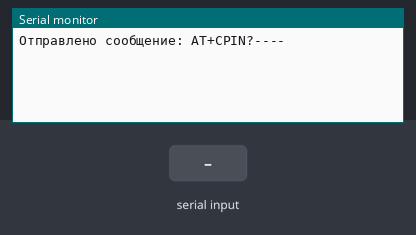
Simulated run of this sketch. Board: Arduino Uno, built with avr-gcc and run on an emulated ATmega328P. Shown: the last lines printed to the serial monitor. Inputs (shaded band) come from the test bench. The modem accepts every AT command (registered, SIM ready, sends succeed) and sends nothing else.

Above: at 14.2 s.
14.3 s: "OKCONNECT,1\n" received over the second serial link
At 15.0 s:
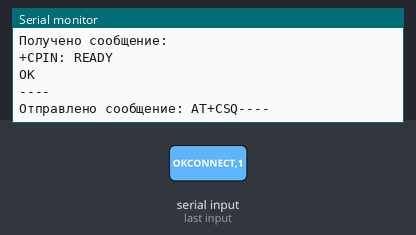
16.9 s: "CLOSED,1\n" received over the second serial link
At 18.9 s:
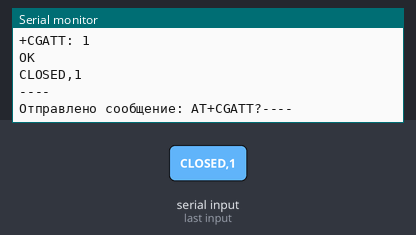
19.4 s: "OKCONNECT,150\n" received over the second serial link
At 22.0 s:
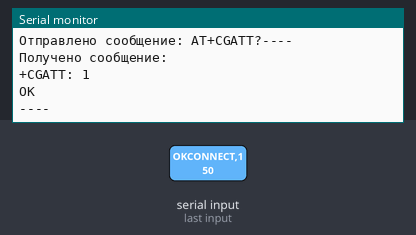
22.1 s: "CLOSED,150\n" received over the second serial link
At 24.3 s:
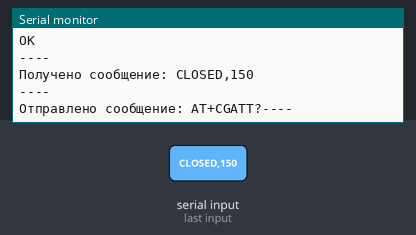
24.7 s: "+CPIN: READY OK\n" received over the second serial link
At 26.9 s:
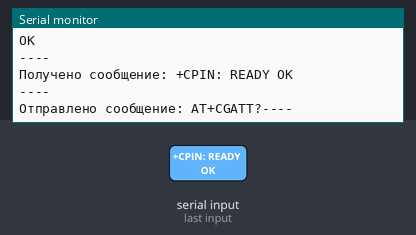
27.4 s: "+CREG: 0,1 OK\n" received over the second serial link
At 29.6 s:
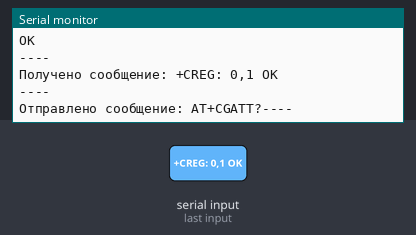

The sketch:

TestSim800L.ino
```cpp
#include "machinestate.h"

#include <SoftwareSerial.h>
SoftwareSerial gprsSerial(6, 5);  // RX, TX

bool StateSim = false;
bool StateGsm = false;
bool StateServerConnect = false;

void restartModul() {
  gprsSerial.println("AT+CFUN=1,1");
  delay(5000);
}
void gsmConnect() {
  gprsSerial.println("AT+CPIN?");
  if (!serviceMessageHandler() == "+CPIN: READY OK")
    return;
  gprsSerial.println("AT+CSQ");
  gprsSerial.println("AT+CREG?");
  if (!serviceMessageHandler() == "+CREG: 0,1 OK")
    return;
  gprsSerial.println("AT+CGATT?");
  if (!serviceMessageHandler() == "+CGATT: 1 OK")
    return;
  StateSim = true;
}
void gprsConnect() {}
void serverConnect() {}

String recivMsg() {
  while (!gprsSerial.available()) {
  }
  delay(200);
  return gprsSerial.readString();
 /* while (true) {
    if (gprsSerial.available()) {
      delay(200);
      return gprsSerial.readString();
    }
  }*/
}

String serviceMessageHandler() {
  String msg = recivMsg();
  msg.replace("\r\n\r\n", " ");
  msg.replace("\r\n", "");
  Serial.println(msg);
  return msg;
}
void serverMessageHandler(String msg) {}
void messageParser(String msg) {
  if (msg[0] == '\r' && msg[1] == '\n') {}
  //значит все ппц сломалось
}


bool chekConnectServer = false;
bool connectToGprs() {
  delay(2000);
  char stop[] = { '+', '+', '+' };
  Serial.println("Begin connect...");
  gprsSerial.write(stop);
  delay(2000);
  gprsSerial.println("AT+CFUN=1,1");
  delay(2000);
  gprsSerial.println("ATZ0");
  delay(2000);
  gprsSerial.println("AT+CIPSHUT");
  delay(2000);
  gprsSerial.println("AT+CIPSTATUS");
  delay(2000);
  gprsSerial.println("AT+CIPMUX=0");
  delay(2000);
  gprsSerial.println("AT+SAPBR=3,1,\"CONTYPE\",\"GPRS\"");
  delay(2000);
  gprsSerial.println("AT+SAPBR=3,1,\"APN\",\"internet.mts.ru\"");
  delay(2000);
  gprsSerial.println("AT+SAPBR=3,1,\"USER\",\"mts\"");
  delay(2000);
  gprsSerial.println("AT+SAPBR=3,1,\"PWD\",\"mts\"");
  delay(2000);
  gprsSerial.println("AT+SAPBR=1,1");
  delay(2000);
  gprsSerial.println("AT+CIPMODE=1");
  delay(2000);
  while (gprsSerial.available()) gprsSerial.read();
  gprsSerial.println("AT+CIPSTART=\"TCP\",\"83.69.9.128\",11111");
  delay(5000);
  //delay(10000);
  Serial.println("End connect... Handl status connecting...");

  while (true) {
    String data = "";
    if (gprsSerial.available()) {
      data = gprsSerial.readString();
      data.replace("\r", "");
      data.replace("\n", "");
      Serial.println(data);
    }
    if (data != "" && data == "OKCONNECT") {
      //успешно подключились
      gprsSerial.print("ArduinkO законнектилось");
      Serial.println("good!");
      chekConnectServer = true;
      return true;
    }
    if (data != "" && data == "CLOSED") {
      //удаленный сервер закрыл соединение
      chekConnectServer = false;
      Serial.println("error");
      return false;
    }
    if (data != "" && data == "STATE: TCP CLOSEDCONNECT FAIL") {
      //не удалось подключится к удаленному серверу
      chekConnectServer = false;
      Serial.println("error");
      return false;
    }
  }


  chekConnectServer = false;
  return false;
}


void StringByteToSerial(String str) {
  Serial.println("");
  Serial.println("__________________");
  for (int i = 0; i < str.length(); i++) {
    Serial.print((byte)str[i]);
    Serial.print(" ");
  }
  Serial.println("__________________");
}


MachineState ms;

void setup() {
  Serial.begin(19200);  //Скорость порта для связи Arduino с компьютером
  //Serial.println("Goodnight moon!");
  gprsSerial.begin(19200);  //Скорость порта для связи Arduino с GSM модулем
  //mySerial.println("AT");

  delay(3000);
  gprsSerial.println("AT+CFUN=1,1");
  delay(10000);

  while (gprsSerial.available())
  {
    gprsSerial.read();
  }
}

void loop() {

  //while(!chekConnectServer) connectToGprs();

  //String msg;
  //while(gprsSerial.available())
  //{
  //if(gprsSerial.find("+CPIN: READY")) Serial.print("Sim ready!")
  // Serial.print(gprsSerial.parseInt(',','\r\n'));
  //String d = gprsSerial.readString();
  //StringByteToSerial(d);
  // d.replace("\r\n\r\n"," ");
  //d.replace("\r\n","");
  //Serial.println(d);
  //Serial.write(gprsSerial.read());

  //}
  //gsmConnect();
  //if (StateSim)
    //Serial.println("Gsm good!");
    String a = "";
    if(gprsSerial.available())
    {
      delay(200);
        a = gprsSerial.readString();
        Serial.println("Получено сообщение: "+a+"----");
    }
    a = ms.doSomething(a);

    if(a != "")
    {
      Serial.println("Отправлено сообщение: "+a+"----");
      gprsSerial.println(a);
    }

  if (Serial.available()) {
    gprsSerial.write(Serial.read());
  }
}
```

machinestate.cpp
```cpp
#include "machinestate.h"
#include "stateSimReady.h"

MachineState::MachineState()
  : currentState(0)
{
  states[0] = new StateSimReady();
}

String MachineState::doSomething(const String &str)
{
    String s = states[currentState]->doSomething(str);
    if (states[currentState]->isNext())
    {
      //currentState++;
    }

    return s;
}
```

machinestate.h
```cpp
#include "state.h"

class MachineState
{

  public:
    MachineState();
    String doSomething(const String &str);


  private:
    State *states[1];
    int currentState;
};
```

state.h
```cpp
#include "WString.h"
#pragma once;
class State {
  public:
    virtual String doSomething(const String &str = "") = 0;
    virtual bool isNext() = 0;
    //virtual bool isError() = 0;
};
```

stateSimReady.cpp
```cpp
#include "stateSimReady.h"


StateSimReady::StateSimReady()
  : m_state(StateSim::simReady)
  , m_isNext(false)
{

}

bool StateSimReady::isNext()
{
  return m_isNext;
}

String StateSimReady::doSomething (const String &str)
{

  String m_msg = "";

  switch(m_state){
     case StateSim::simReady: {
       m_msg = "AT+CPIN?";
       m_state = StateSim::waitSimReady;
      break;
    }
    case StateSim::waitSimReady: {
      if (str == "") break;
      if (str != "\r\n+CPIN: READY\r\n\r\nOK\r\n")
      {
            //обработать ошибку;
            m_state = StateSim::simReady;
            break;
      }
      m_state = StateSim::levelSignal;
      break;
    }
    case StateSim::levelSignal: {
      m_msg = "AT+CSQ";
      m_state = StateSim::waitLevelSignal;
      break;
    }
    case StateSim::waitLevelSignal: {
      if (str == "") break;
      if (!str.startsWith("\r\n+CSQ: "))
      {
        //обработать ошибку;
        m_state = StateSim::levelSignal;
            break;
      }
      int level = str.substring(8,str.indexOf(",")).toInt();
      if (level == 0 || level == 99)
      {
        //обработка ошибок
        m_state = StateSim::levelSignal;
        break;
      }
      m_state = StateSim::registrationGSM;
      break;
    }
    case StateSim::registrationGSM: {
      m_msg = "AT+CREG?";
      m_state = waitRegistrationGSM;
      break;
    }
    case StateSim::waitRegistrationGSM: {
      if (str == "") break;
      if (str != "\r\n+CREG: 0,1\r\n\r\nOK\r\n")
      {
        //обработка ошибок
        m_state = StateSim::registrationGSM;
        break;
      }
      m_state = StateSim::servicesGPRS;
      break;
    }
    case StateSim::servicesGPRS: {
      m_msg = "AT+CGATT?";
      m_state = waitServicesGPRS;
      break;
    }
    case StateSim::waitServicesGPRS: {
      if (str == "") break;
      if (str != "\r\n+CGATT: 1\r\n\r\nOK\r\n")
      {
        //обработать ошибку
        m_state = StateSim::servicesGPRS;
        break;
      }
      //смена состояния всего объекта
      m_isNext = true;
      break;
    }
  }

  return m_msg;
}
```

stateSimReady.h
```cpp
#include "state.h"
class StateSimReady : public State
{
  enum StateSim{
    simReady,
    waitSimReady,
    levelSignal,
    waitLevelSignal,
    registrationGSM,
    waitRegistrationGSM,
    servicesGPRS,
    waitServicesGPRS
  };

  public:
  StateSimReady();

  //void setNextState(State *s);
  String doSomething(const String &str = "") override;
  bool isNext() override;
  private:

  StateSim m_state;
  bool m_isNext;

};
```

Measured:
- after the input at 16.9 s, the serial monitor: prints a new line after 1.1 s (image 2)
- after the input at 19.4 s, the serial monitor: prints a new line after 1.2 s (image 3)
- after the input at 22.1 s, the serial monitor: prints a new line after 1.2 s (image 4)
- after the input at 24.7 s, the serial monitor: prints a new line after 1.2 s (image 5)
- after the input at 27.4 s, the serial monitor: prints a new line after 1.2 s (image 6)
